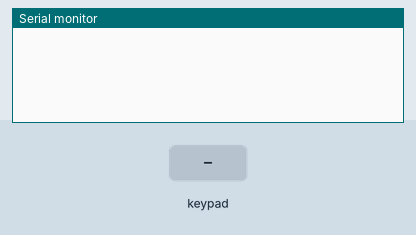
Recording of a sketch running on a simulated ESP8266 (NodeMCU). Shown: the last lines printed to the serial monitor. Inputs (shaded band) come from the test bench.

Above: at 1.2 s.
1.3 s: key '1' pressed
At 2.5 s:
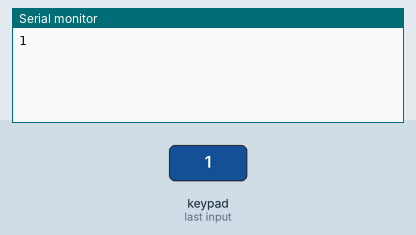
2.8 s: keypad keys 1 2 # pressed 0.4 s apart
At 4.2 s:
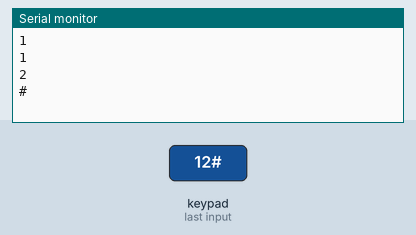
5.5 s: key 'A' pressed
At 6.7 s:
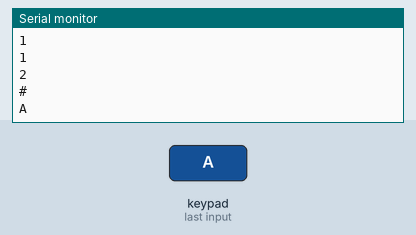
7.0 s: keypad keys 1 2 * pressed 0.4 s apart
At 8.5 s:
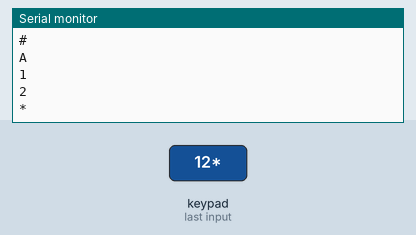
9.7 s: key 'B' pressed
At 10.1 s:
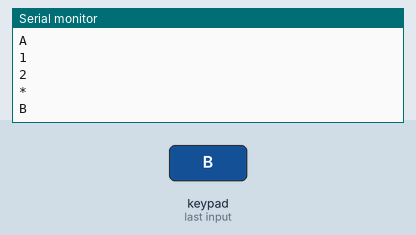
11.2 s: keypad keys 1 2 D pressed 0.4 s apart
At 13.2 s:
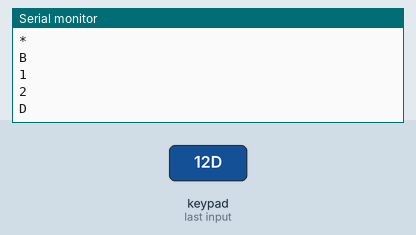

The sketch:

Matrix_Keypad.ino
```cpp
#include <Keypad.h>

char keys[4][4] = {
  {'1', '2', '3', 'A'},
  {'4', '5', '6', 'B'},
  {'7', '8', '9', 'C'},
  {'*', '0', '#', 'D'}
};
byte rowPin[4] = {D0, D1, D2, D3};
byte colPin[4] = {D4, D5, D6, D7};
Keypad keypad = Keypad(makeKeymap(keys), rowPin, colPin, 4, 4);

void setup()
{
  Serial.begin(115200);
}
void loop()
{
  char pressed = keypad.getKey();
  if (pressed)
  {
    Serial.println(pressed);
  }
}
```

Measured:
- after the input at 1.3 s, the serial monitor: prints a new line at once (image 1)
- after the input at 2.8 s, the serial monitor: prints a new line after 0.41 s (image 2)
- after the input at 5.5 s, the serial monitor: prints a new line at once (image 3)
- after the input at 7.0 s, the serial monitor: prints a new line at once (image 4)
- after the input at 9.7 s, the serial monitor: prints a new line at once (image 5)
- after the input at 11.2 s, the serial monitor: prints a new line at once (image 6)
